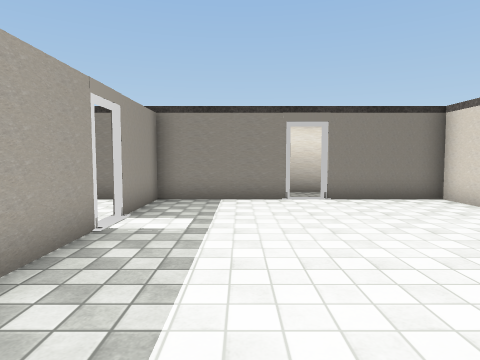
view 1 (above)

22 first-person views from a walk through a 3-D level made in the Unity game engine. The camera is 1.2 m above the floor, tilts 4° down and sees 75° across. Doors are open. The floor is counted in squares, 1 m on a side. Each view is taken from the middle of a square. On the plan, view 1 faces up. The plan holds only what a view shows up to about 13 squares ahead; the rest is blank. The place goes on beyond the plan. The player character is not drawn. Some animated figures are not drawn. Some surface patterns are stand-ins.

view 2
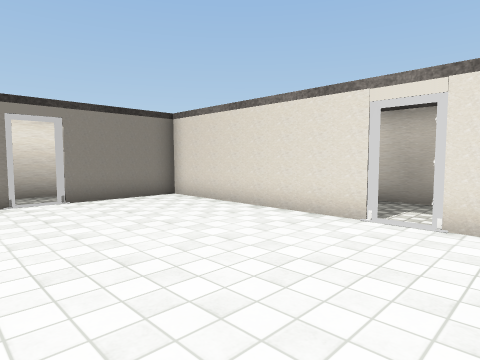

view 3
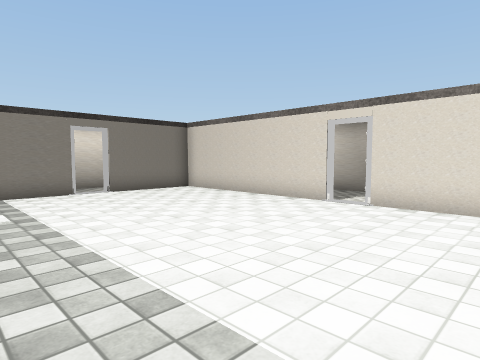

view 4
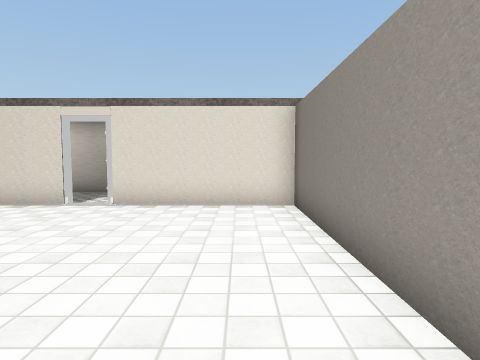

view 5
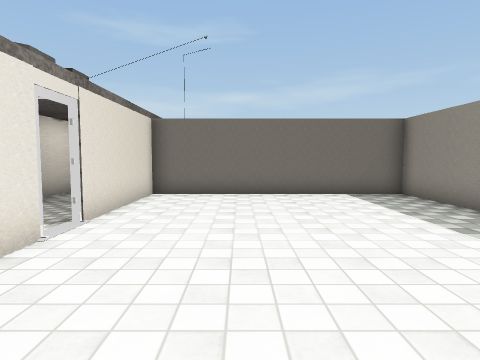

view 6
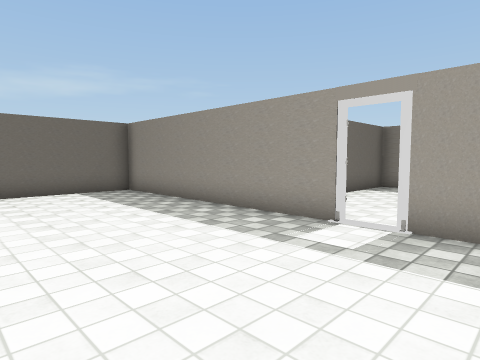

view 7
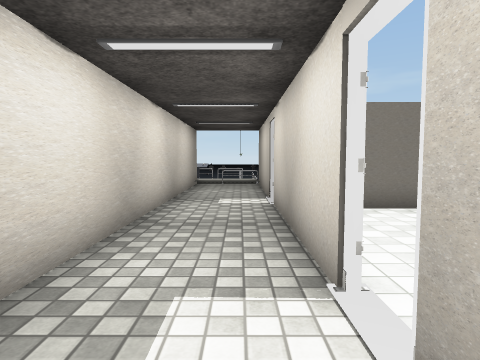

view 8
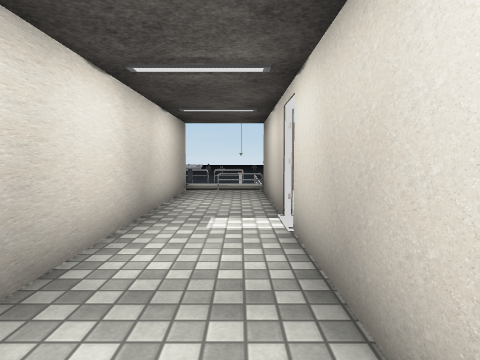

view 9
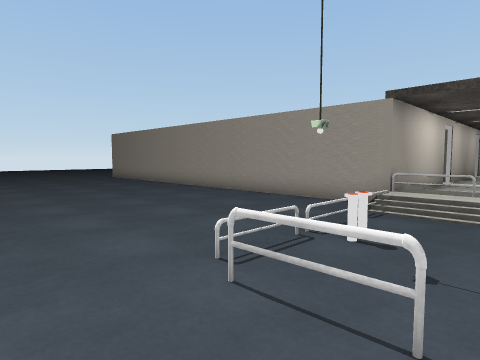

view 10
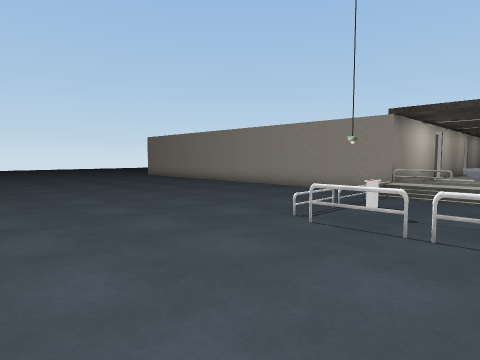

view 11
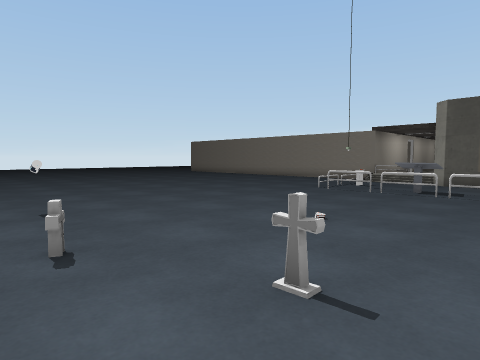

view 12
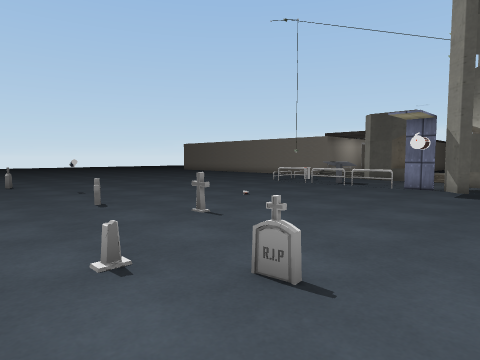

view 13
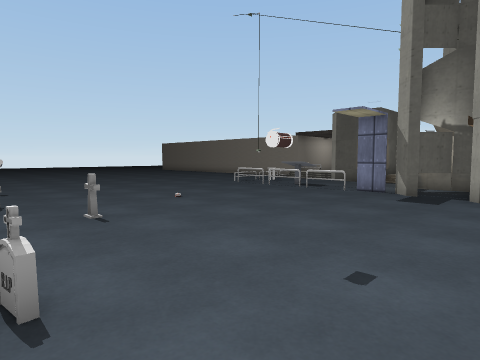

view 14
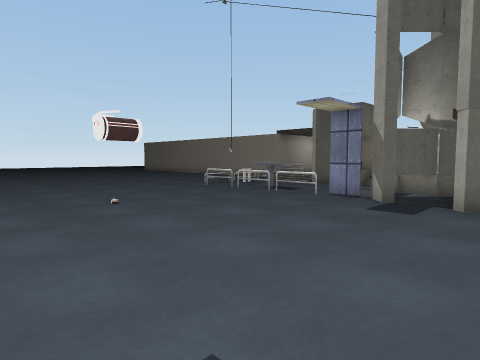

view 15
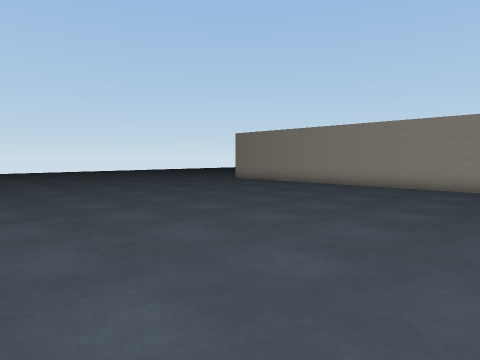

view 16
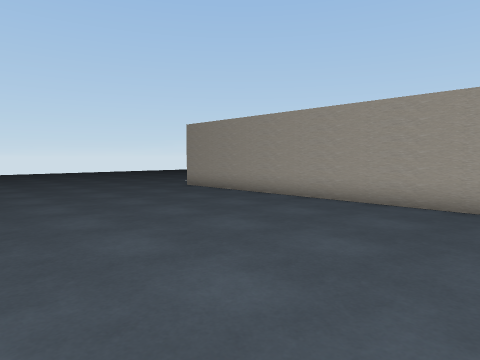

view 17
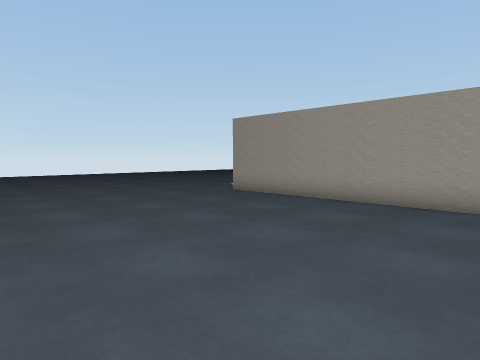

view 18
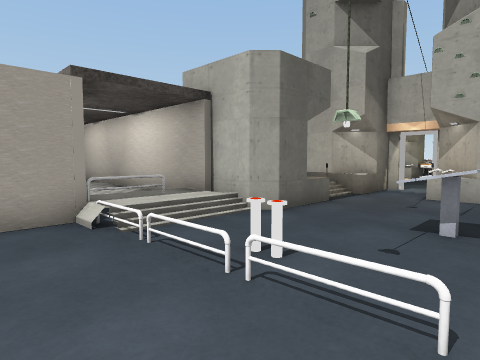

view 19
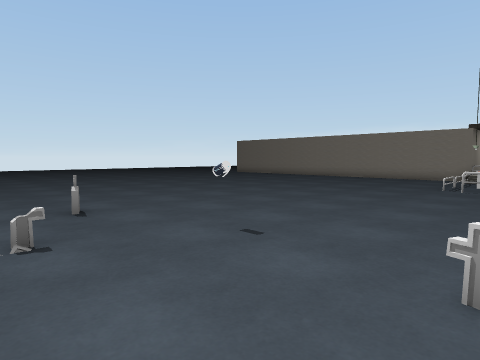

view 20
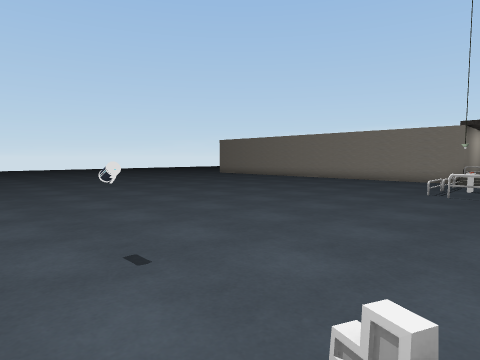

view 21
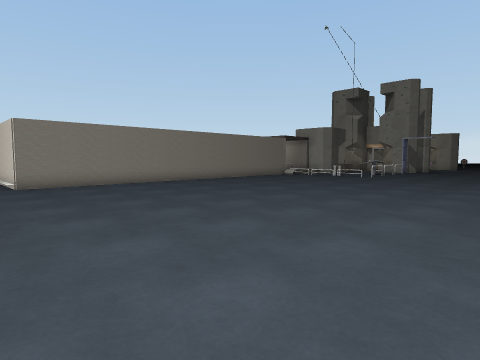

view 22
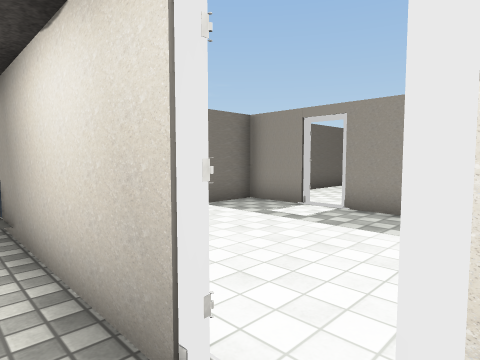

### Floor plan
Key: @ floor where view 1 was taken; # wall or solid block; . main floor; : floor 0.25 m higher than the main floor; + floor 0.5 m higher than the main floor; / step, stairs or slope; D open door; = window, fence, low wall or low ledge; O other object.
Columns run from 13 left of view 1 to 18 right of it. Each row starts with its distance up from view 1.
 11                ##
 10                ::
  9          ######D####
  8           ##:::::::#
  7            #:::::::#
  6            D:::::::#
  5            #:::::::#
  4   #       ##:::::::#: #
  3   #       ##:::::::#::#
  2           #::::::::D::#
  1           #::::::::#::#
  0           #::@:::::#::#
 -1           #::::::::#::#
 -2           #::::::::#::#
 -3           ##########::#
 -4               ######::#
 -5                ::::D::#
 -6              #:::::#::#
 -7              #:::::#::#
 -8              D:::: #::#
 -9   #          #:::  #::#
-10   ##         #::   #++#    #
-11  ..#################++#    ##
-12 ...................///####//##
-13 .................../........=##
-14 .................../O.......##D
-15 .................../O.OO...=#.
-16 .................../O.OO... ..
-17 ....................OOOOOO ##.#
-18 ...............................
-19  ..............................
-20  ..............................
-21 ...............................
-22 ................................
-23 ................................
-24  ...............................
-25 . ...  ......................O..
-26        ...........O.....OO......
-27        ...............O........
-28        .......O.............O...
-29            ......O............
-30                   ... .   ... .

Where each view was taken, in squares from view 1:
view 1: 0 up, 0 right, facing up
view 2: 0 up, 0 right, facing up-right
view 3: 2 down, 2 left, facing up-right
view 4: 2 down, 2 left, facing right
view 5: 7 up, 3 right, facing down
view 6: 8 up, 3 right, facing down-left
view 7: 4 up, 7 right, facing down
view 8: 1 up, 7 right, facing down
view 9: 19 down, 9 right, facing up-left
view 10: 22 down, 10 right, facing up-left
view 11: 28 down, 13 right, facing up-left
view 12: 30 down, 17 right, facing up-left
view 13: 28 down, 18 right, facing up-left
view 14: 26 down, 18 right, facing up-left
view 15: 24 down, 3 right, facing up-left
view 16: 19 down, 1 right, facing up-left
view 17: 19 down, 2 left, facing up-left
view 18: 17 down, 4 right, facing up-right
view 19: 30 down, 9 right, facing up-left
view 20: 28 down, 9 right, facing up-left
view 21: 25 down, 13 left, facing up-right
view 22: 4 down, 7 right, facing down-left
